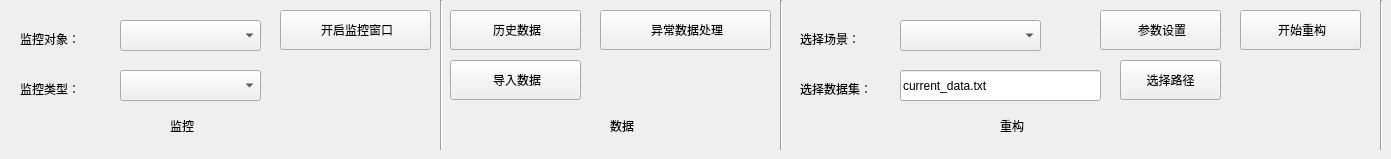
     <widget class="QWidget" name="tab_4">
      <attribute name="title">
       <string>回放</string>
      </attribute>
      <widget class="Line" name="line_6">
       <property name="geometry">
        <rect>
         <x>440</x>
         <y>0</y>
         <width>2</width>
         <height>150</height>
        </rect>
       </property>
       <property name="orientation">
        <enum>Qt::Vertical</enum>
       </property>
      </widget>
      <widget class="QLabel" name="label_35">
       <property name="geometry">
        <rect>
         <x>170</x>
         <y>110</y>
         <width>71</width>
         <height>31</height>
        </rect>
       </property>
       <property name="text">
        <string>监控</string>
       </property>
      </widget>
      <widget class="QLabel" name="label_37">
       <property name="geometry">
        <rect>
         <x>20</x>
         <y>20</y>
         <width>109</width>
         <height>38</height>
        </rect>
       </property>
       <property name="text">
        <string>监控对象：</string>
       </property>
      </widget>
      <widget class="QLabel" name="label_38">
       <property name="geometry">
        <rect>
         <x>20</x>
         <y>70</y>
         <width>109</width>
         <height>38</height>
        </rect>
       </property>
       <property name="text">
        <string>监控类型：</string>
       </property>
      </widget>
      <widget class="QToolButton" name="toolButton_127">
       <property name="geometry">
        <rect>
         <x>280</x>
         <y>10</y>
         <width>151</width>
         <height>40</height>
        </rect>
       </property>
       <property name="text">
        <string> 开启监控窗口</string>
       </property>
       <property name="icon">
        <iconset resource="res/main.qrc">
         <normaloff>:/logo/13.png</normaloff>:/logo/13.png</iconset>
       </property>
       <property name="iconSize">
        <size>
         <width>30</width>
         <height>30</height>
        </size>
       </property>
       <property name="toolButtonStyle">
        <enum>Qt::ToolButtonTextBesideIcon</enum>
       </property>
      </widget>
      <widget class="QComboBox" name="comboBox_5">
       <property name="geometry">
        <rect>
         <x>120</x>
         <y>70</y>
         <width>141</width>
         <height>31</height>
        </rect>
       </property>
      </widget>
      <widget class="QComboBox" name="comboBox_6">
       <property name="geometry">
        <rect>
         <x>120</x>
         <y>20</y>
         <width>141</width>
         <height>31</height>
        </rect>
       </property>
      </widget>
      <widget class="QLabel" name="label_36">
       <property name="geometry">
        <rect>
         <x>610</x>
         <y>110</y>
         <width>71</width>
         <height>31</height>
        </rect>
       </property>
       <property name="text">
        <string>数据</string>
       </property>
      </widget>
      <widget class="QLabel" name="label_39">
       <property name="geometry">
        <rect>
         <x>1000</x>
         <y>110</y>
         <width>71</width>
         <height>31</height>
        </rect>
       </property>
       <property name="text">
        <string>重构</string>
       </property>
      </widget>
      <widget class="Line" name="line_2">
       <property name="geometry">
        <rect>
         <x>780</x>
         <y>0</y>
         <width>2</width>
         <height>150</height>
        </rect>
       </property>
       <property name="orientation">
        <enum>Qt::Vertical</enum>
       </property>
      </widget>
      <widget class="QToolButton" name="toolButton_128">
       <property name="geometry">
        <rect>
         <x>450</x>
         <y>10</y>
         <width>131</width>
         <height>40</height>
        </rect>
       </property>
       <property name="text">
        <string> 历史数据</string>
       </property>
       <property name="icon">
        <iconset resource="res/main.qrc">
         <normaloff>:/logo/16.png</normaloff>:/logo/16.png</iconset>
       </property>
       <property name="iconSize">
        <size>
         <width>30</width>
         <height>30</height>
        </size>
       </property>
       <property name="toolButtonStyle">
        <enum>Qt::ToolButtonTextBesideIcon</enum>
       </property>
      </widget>
      <widget class="QToolButton" name="toolButton_129">
       <property name="geometry">
        <rect>
         <x>450</x>
         <y>60</y>
         <width>131</width>
         <height>40</height>
        </rect>
       </property>
       <property name="text">
        <string> 导入数据</string>
       </property>
       <property name="icon">
        <iconset resource="res/main.qrc">
         <normaloff>:/logo/32.png</normaloff>:/logo/32.png</iconset>
       </property>
       <property name="iconSize">
        <size>
         <width>30</width>
         <height>30</height>
        </size>
       </property>
       <property name="toolButtonStyle">
        <enum>Qt::ToolButtonTextBesideIcon</enum>
       </property>
      </widget>
      <widget class="QToolButton" name="toolButton_133">
       <property name="geometry">
        <rect>
         <x>600</x>
         <y>10</y>
         <width>171</width>
         <height>40</height>
        </rect>
       </property>
       <property name="text">
        <string> 异常数据处理</string>
       </property>
       <property name="icon">
        <iconset resource="res/main.qrc">
         <normaloff>:/logo/6.png</normaloff>:/logo/6.png</iconset>
       </property>
       <property name="iconSize">
        <size>
         <width>30</width>
         <height>30</height>
        </size>
       </property>
       <property name="toolButtonStyle">
        <enum>Qt::ToolButtonTextBesideIcon</enum>
       </property>
      </widget>
      <widget class="QComboBox" name="comboBox_13">
       <property name="geometry">
        <rect>
         <x>900</x>
         <y>20</y>
         <width>141</width>
         <height>31</height>
        </rect>
       </property>
      </widget>
      <widget class="QLabel" name="label_57">
       <property name="geometry">
        <rect>
         <x>800</x>
         <y>20</y>
         <width>109</width>
         <height>38</height>
        </rect>
       </property>
       <property name="text">
        <string>选择场景：</string>
       </property>
      </widget>
      <widget class="QToolButton" name="toolButton_114">
       <property name="geometry">
        <rect>
         <x>1120</x>
         <y>60</y>
         <width>101</width>
         <height>40</height>
        </rect>
       </property>
       <property name="text">
        <string>选择路径</string>
       </property>
       <property name="iconSize">
        <size>
         <width>30</width>
         <height>30</height>
        </size>
       </property>
       <property name="toolButtonStyle">
        <enum>Qt::ToolButtonTextBesideIcon</enum>
       </property>
      </widget>
      <widget class="QLineEdit" name="lineEdit_15">
       <property name="geometry">
        <rect>
         <x>900</x>
         <y>70</y>
         <width>201</width>
         <height>31</height>
        </rect>
       </property>
       <property name="text">
        <string>current_data.txt</string>
       </property>
      </widget>
      <widget class="QLabel" name="label_58">
       <property name="geometry">
        <rect>
         <x>800</x>
         <y>70</y>
         <width>109</width>
         <height>38</height>
        </rect>
       </property>
       <property name="text">
        <string>选择数据集：</string>
       </property>
      </widget>
      <widget class="QToolButton" name="toolButton_115">
       <property name="geometry">
        <rect>
         <x>1100</x>
         <y>10</y>
         <width>121</width>
         <height>40</height>
        </rect>
       </property>
       <property name="text">
        <string> 参数设置</string>
       </property>
       <property name="icon">
        <iconset resource="res/main.qrc">
         <normaloff>:/logo/3.png</normaloff>:/logo/3.png</iconset>
       </property>
       <property name="iconSize">
        <size>
         <width>30</width>
         <height>30</height>
        </size>
       </property>
       <property name="toolButtonStyle">
        <enum>Qt::ToolButtonTextBesideIcon</enum>
       </property>
      </widget>
      <widget class="QToolButton" name="toolButton_121">
       <property name="geometry">
        <rect>
         <x>1240</x>
         <y>10</y>
         <width>121</width>
         <height>40</height>
        </rect>
       </property>
       <property name="text">
        <string> 开始重构</string>
       </property>
       <property name="icon">
        <iconset resource="res/main.qrc">
         <normaloff>:/logo/start.png</normaloff>:/logo/start.png</iconset>
       </property>
       <property name="iconSize">
        <size>
         <width>30</width>
         <height>30</height>
        </size>
       </property>
       <property name="toolButtonStyle">
        <enum>Qt::ToolButtonTextBesideIcon</enum>
       </property>
      </widget>
      <widget class="Line" name="line_34">
       <property name="geometry">
        <rect>
         <x>1380</x>
         <y>0</y>
         <width>2</width>
         <height>150</height>
        </rect>
       </property>
       <property name="orientation">
        <enum>Qt::Vertical</enum>
       </property>
      </widget>
     </widget>
